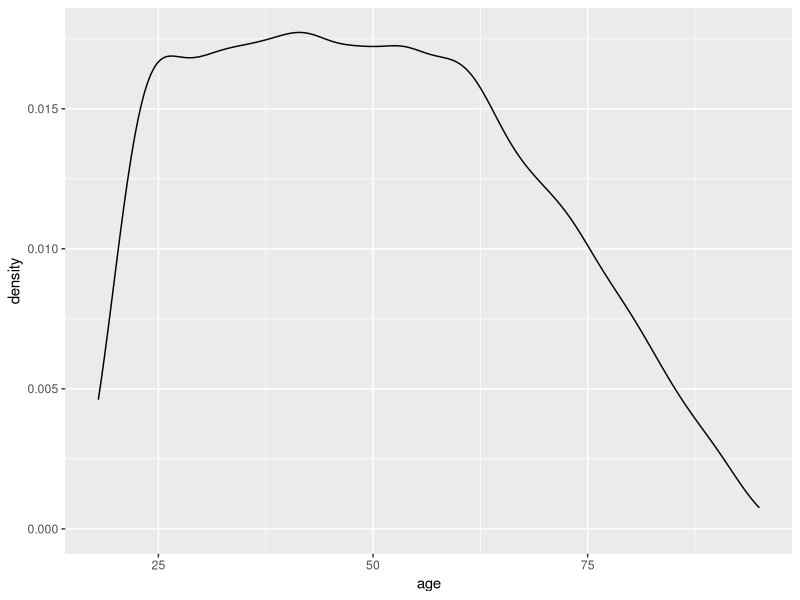
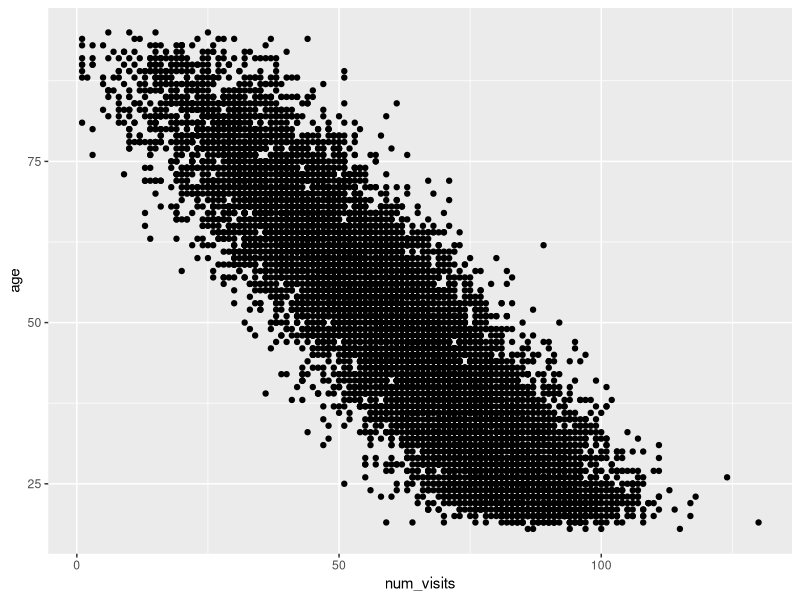
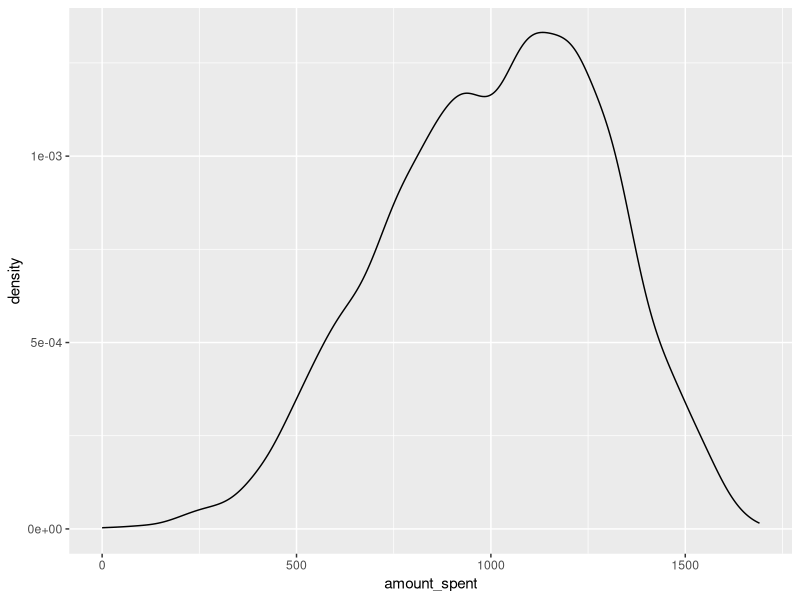
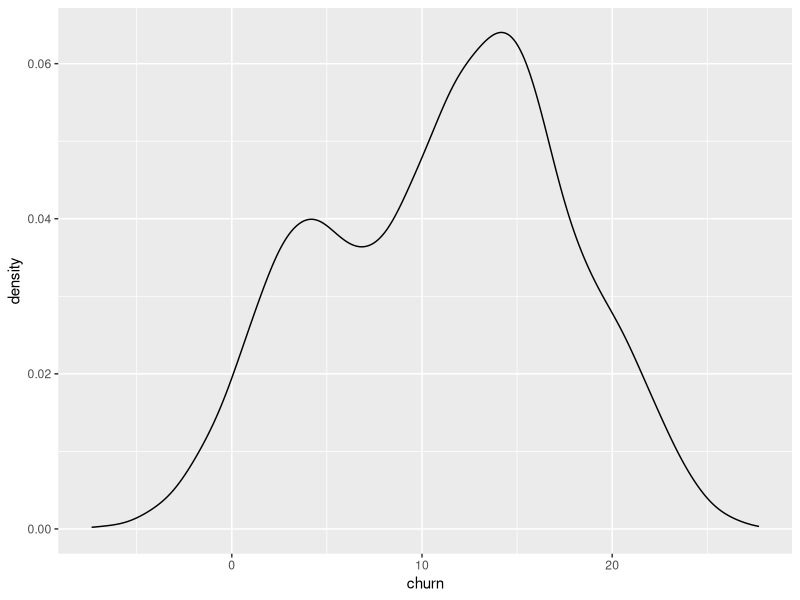

These figures' R source, in order:
library(tidyverse)

# Number of Customers
num_cust <- 10000

# Customer ID
customer_id <- c()
for (i in 1:num_cust) {
  customer_id[i] <- 1000 + i
}

# Variable 1 - Age --------------------------------------------------------
# Truly Independent

sample_ages <- function(n) {
  ## custom age pdf
  age_pdf <- function(x) {
    if (x < 18 || x > 96) return(0)
    if (x >= 21 && x <= 60) return(1)
    if (x >= 18 && x < 21) return((x - 18) / (21 - 18))  # Ramps up from 18 to 21
    if (x > 60 && x <= 96) return((96 - x) / (96 - 60))  # Tapers down from 60 to 96
  }
  v_pdf <- Vectorize(age_pdf)
  ## rejection sampling
  samples <- c()
  while (length(samples) < n) {
    candidates <- runif(n, min = 18, max = 96)
    probs <- v_pdf(candidates)
    keep <- runif(n) < probs
    samples <- c(samples, candidates[keep])
    samples <- samples[1:min(length(samples), n)]  # Keep only up to n samples
  }
  return(round(samples))
}

age <- sample_ages(num_cust)

## Check distribution
tibble(age = age) |>
  ggplot(aes(x = age)) +
  geom_density()

# Revamped Variable 2 - Number of Online Visits ---------------------------
# Dependent on Age

num_visits <- c()

for (i in 1:num_cust) {
  num_visits[i] <- round(100 - age[i] + rnorm(1, 10, 10))
  num_visits[i] <- ifelse(num_visits[i] < 1, 1, num_visits[i])
}

tibble(num_visits = num_visits,
       age = age) |>
  ggplot(aes(x = num_visits, y = age)) +
  geom_point()

# Variable 3 - Interest in Hiking -----------------------------------------
# Completely Independent, 30% chance

hiking_int <- rbinom(num_cust, 1, .3)

# Variable 4 - Interest in Sustainability ---------------------------------
# Completely Independent, 60% chance

sustain_int <- rbinom(num_cust, 1, .6)

# Variable 5 - Active Online ----------------------------------------------
# Completely Independent, 80% chance

online_int <- rbinom(num_cust, 1, .8)

# Variable 6 - Amount Spent -----------------------------------------------
# A Partial Function of all 5 previous variables

amount_spent <- c()
for (i in 1:num_cust) {
  abs_age <- abs(age[i] - 46)
  age_impact <- abs_age/age[i]
  amount_spent[i] <- 600 +
    age_impact * -600 +
    # region_probs[which(region_options == region[i])] +
    num_visits[i] * 4 +
    200 * hiking_int[i] +
    400 * sustain_int[i] +
    100 * online_int[i] +
    rnorm(1, mean = 0, sd = 50)
}

for(i in 1:num_cust) {
  amount_spent[i] <- ifelse(amount_spent[i] < 0, 0, amount_spent[i])
}

## Check Distribution
tibble(amount_spent = amount_spent) |>
  ggplot(mapping = aes(x = amount_spent)) +
  geom_density()

# Variable 7 - Churn ------------------------------------------------------
# Dependent on the 3 Affinity Attributes

churn <- c()

for (i in 1:num_cust) {
  # abs_age <- abs(age[i] - 25)
  # age_impact <- abs_age/age[i]
  churn[i] <- # age_impact * -5 +
    # region_probs[which(region_options == region[i])] +
    # (num_visits[i] / -30) +
    6 * hiking_int[i] +
    10 * sustain_int[i] +
    4 * online_int[i] +
    rnorm(1, mean = 0, sd = 2.5)
}

## Check Distribution
tibble(churn = churn) |>
  ggplot(mapping = aes(x = churn)) +
  geom_density()

churn_binary <- 1 - rbinom(num_cust, size=1, prob=exp(churn)/(1 + exp(churn)))

## Create a Dataframe
simulated_data <- tibble(
  churn = churn_binary,
  amount_spent = amount_spent,
  num_visits = num_visits,
  age = age,
  hiking_int = hiking_int,
  sustain_int = sustain_int,
  online_int = online_int,
  id = customer_id
)

# write_csv(simulated_data, "churnPART_aaIND.csv")


# rm(list = setdiff(ls(), "simulated_data"))

